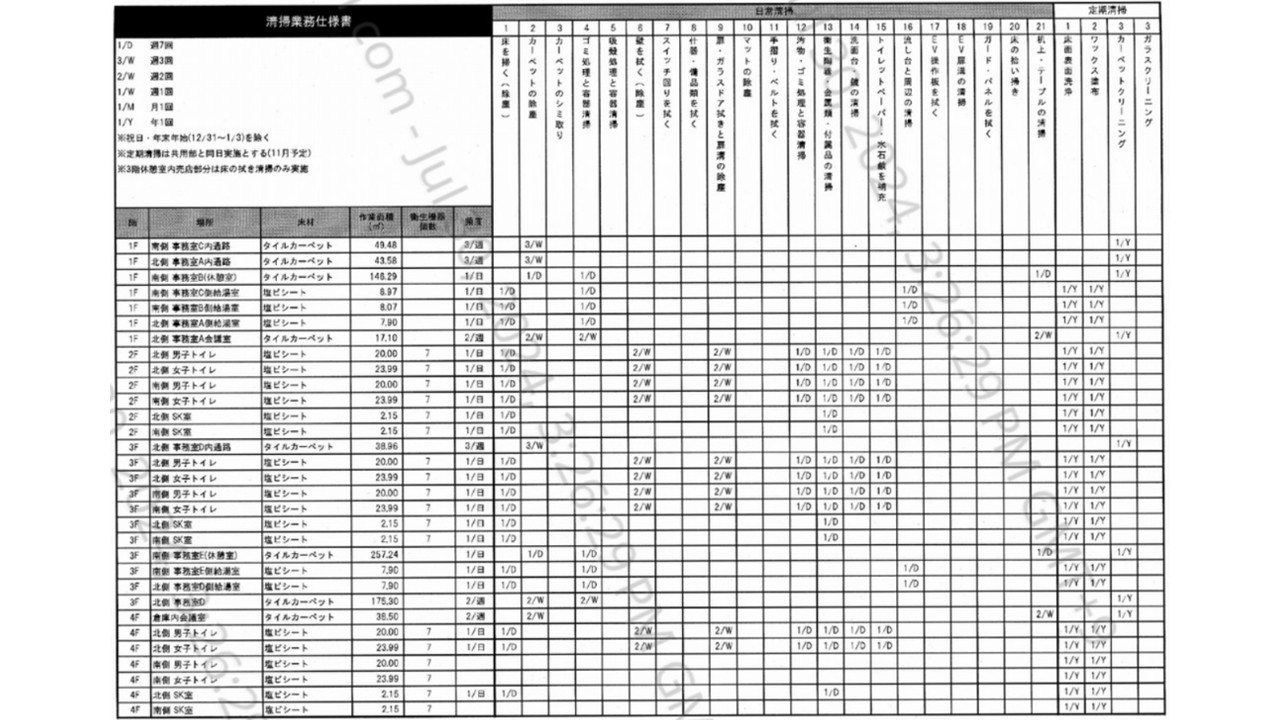
#> input picture schedule_image/清掃スケジュール.jpg, 1280 x 720 px
$ python preprocess_image.py
#> lines starting #> are read from the running program, lines starting #| are printed output that depends on the picture
#!/usr/bin/env python
# -*- coding: utf-8 -*-
"""
画像を前処理して、表構造検出を改善

透かし除去、コントラスト強調、ノイズ除去
"""

import cv2
import numpy as np
from pathlib import Path

print("=" * 70)
print("画像前処理ツール")
print("=" * 70)
print()

# 入力画像
input_path = Path("schedule_image/清掃スケジュール.jpg")
output_path = Path("schedule_image/清掃スケジュール_前処理済み.jpg")

# 画像を読み込み
with open(input_path, 'rb') as f:
    file_bytes = np.frombuffer(f.read(), dtype=np.uint8)
image = cv2.imdecode(file_bytes, cv2.IMREAD_COLOR)
#> image is the input picture: shape (720, 1280, 3); min 0, max 255, mean 220.1

print(f"元画像サイズ: {image.shape[1]}x{image.shape[0]}")
#| 元画像サイズ: 1280x720
print()

# グレースケール化
gray = cv2.cvtColor(image, cv2.COLOR_BGR2GRAY)

# 1. ガンマ補正で透かしを薄くする
print("[1/5] ガンマ補正...")
gamma = 0.6  # 暗くする
lookup = np.array([((i / 255.0) ** gamma) * 255 for i in range(256)]).astype(np.uint8)
gray_corrected = cv2.LUT(gray, lookup)
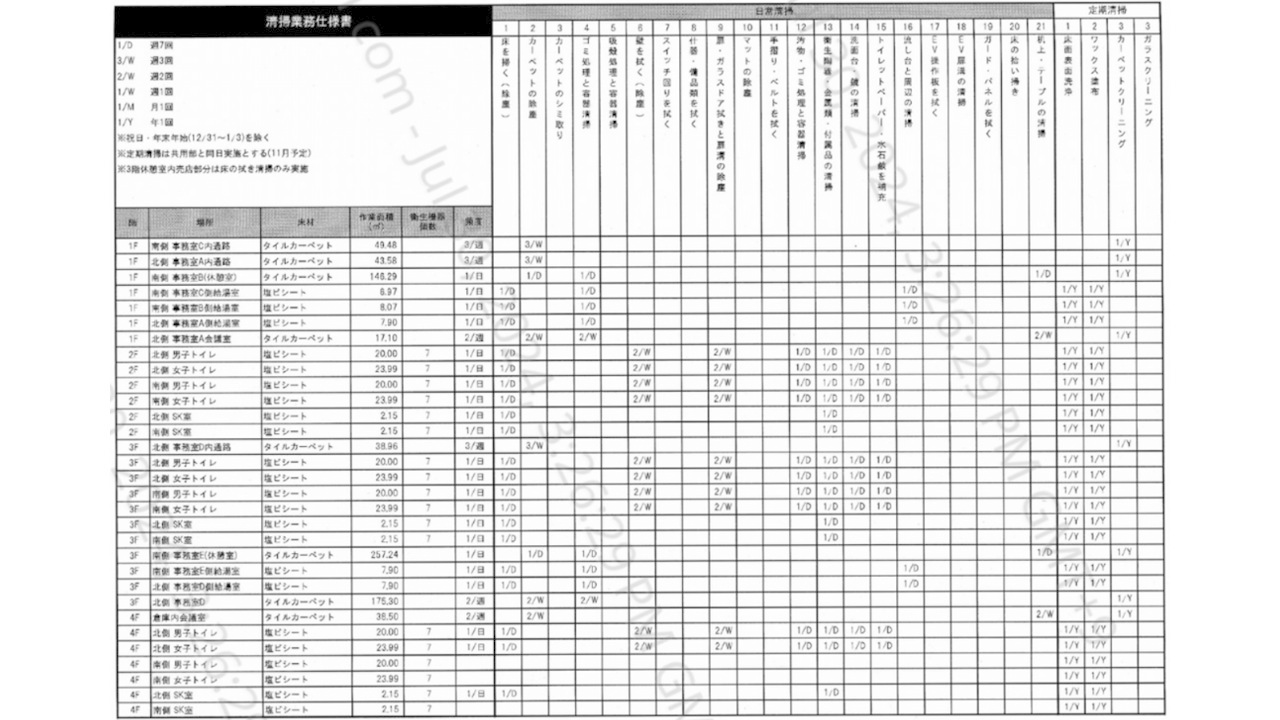
#> gray_corrected: shape (720, 1280); min 0, max 255, mean 229.9

# 2. CLAHEでコントラスト強調
print("[2/5] コントラスト強調...")
clahe = cv2.createCLAHE(clipLimit=4.0, tileGridSize=(8, 8))
gray_clahe = clahe.apply(gray_corrected)

# 3. バイラテラルフィルタでノイズ除去（エッジ保持）
print("[3/5] ノイズ除去...")
gray_filtered = cv2.bilateralFilter(gray_clahe, 9, 75, 75)
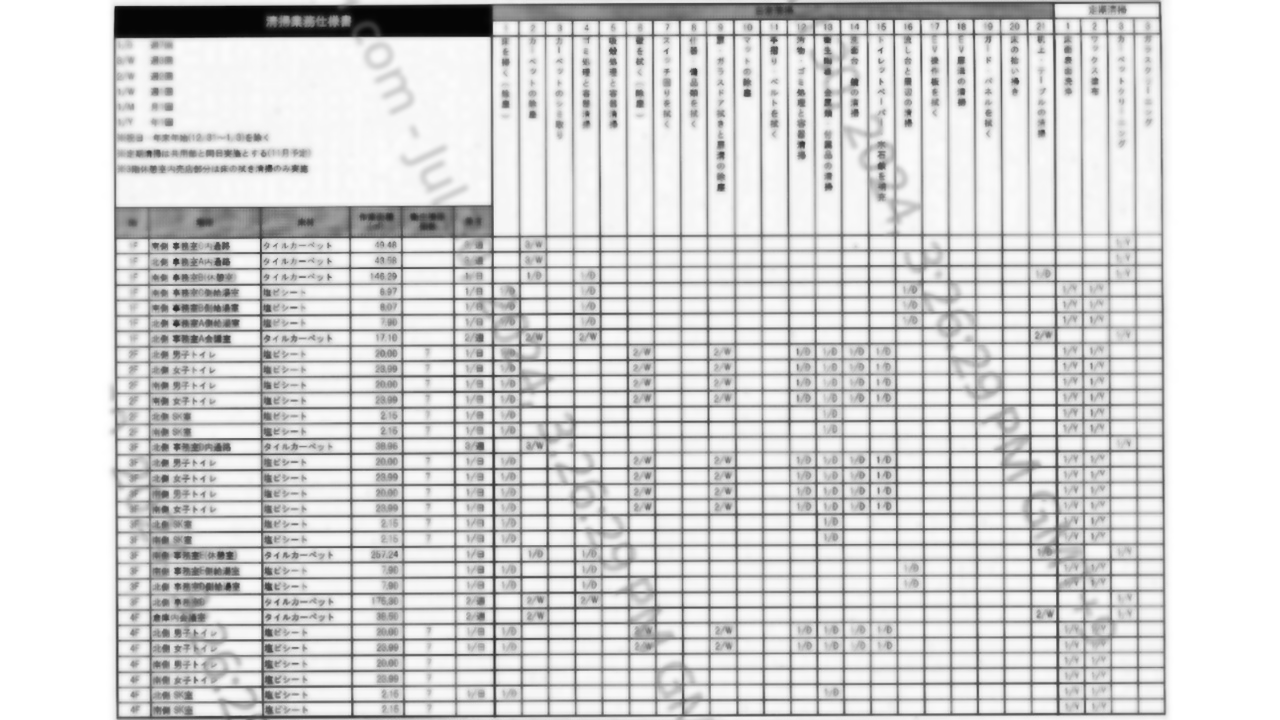
#> gray_filtered: shape (720, 1280); min 4, max 255, mean 212.3

# 4. シャープ化
print("[4/5] シャープ化...")
kernel_sharpen = np.array([[-1,-1,-1],
                           [-1, 9,-1],
                           [-1,-1,-1]])
gray_sharp = cv2.filter2D(gray_filtered, -1, kernel_sharpen)
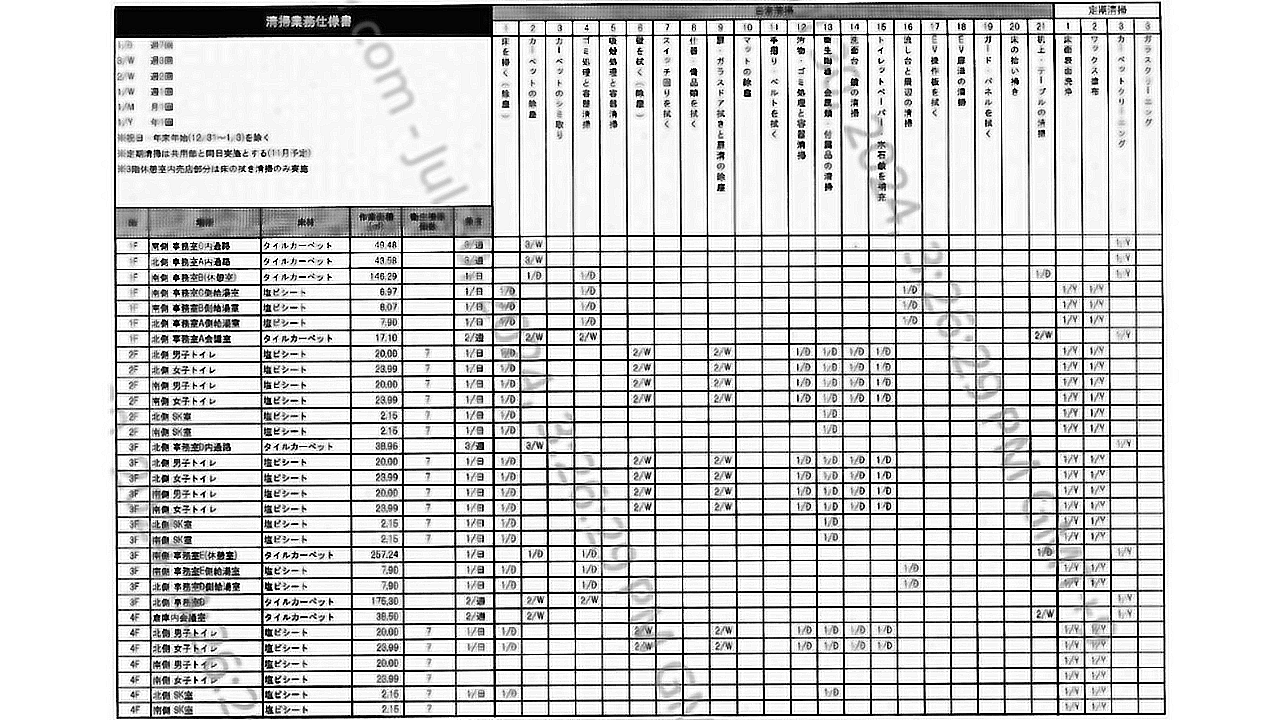
#> gray_sharp: shape (720, 1280); min 0, max 255, mean 208.5

# 5. アンシャープマスク
print("[5/5] 最終調整...")
gaussian = cv2.GaussianBlur(gray_sharp, (9, 9), 10.0)
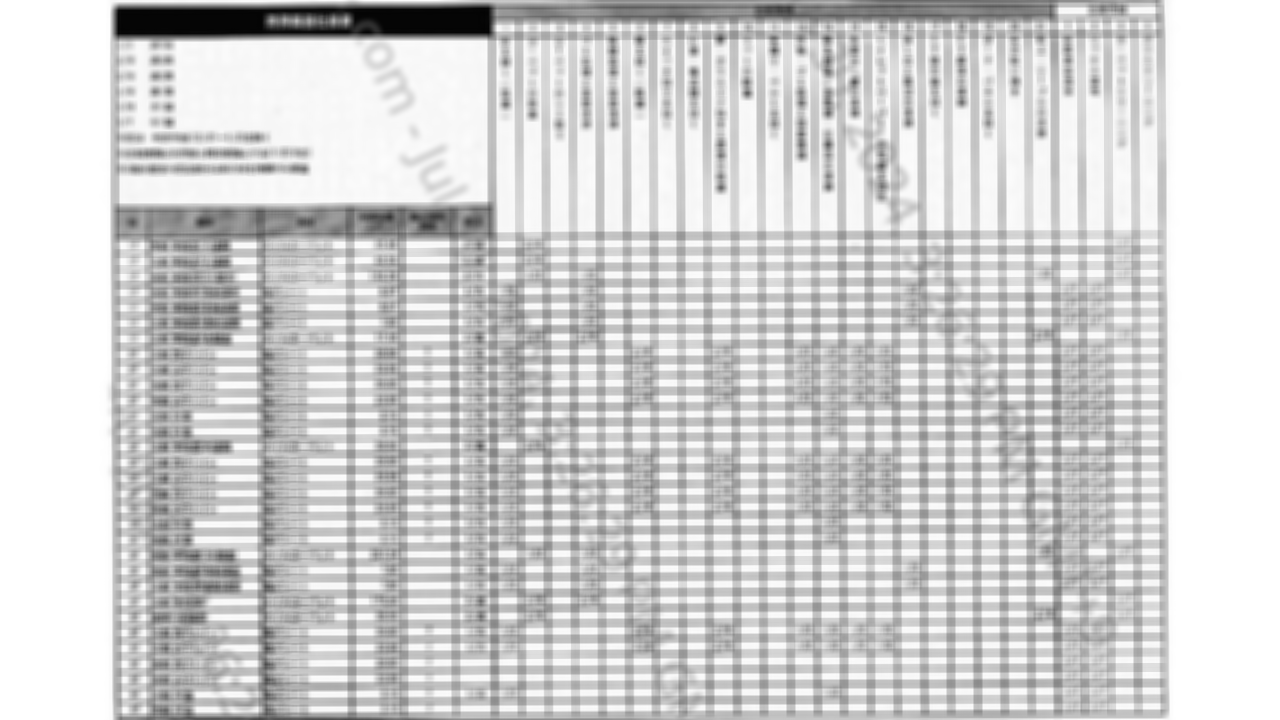
#> gaussian: shape (720, 1280); min 3, max 255, mean 208.4
unsharp = cv2.addWeighted(gray_sharp, 1.5, gaussian, -0.5, 0)

# カラーに戻す（3チャンネル）
result = cv2.cvtColor(unsharp, cv2.COLOR_GRAY2BGR)

# 保存
cv2.imwrite(str(output_path), result)

print()
print("=" * 70)
print("[OK] 前処理完了！")
print("=" * 70)
print()
print(f"出力ファイル: {output_path}")
print()
print("次のステップ:")
print("  1. 前処理済み画像を確認")
print(f"     → {output_path}")
print()
print("  2. 前処理済み画像で変換を実行")
print("     → python main.py --cli schedule_image/清掃スケジュール_前処理済み.jpg -o 結果.xlsx")
print()

# 比較画像を保存
comparison = np.hstack([
    cv2.cvtColor(gray, cv2.COLOR_GRAY2BGR),
    result
])
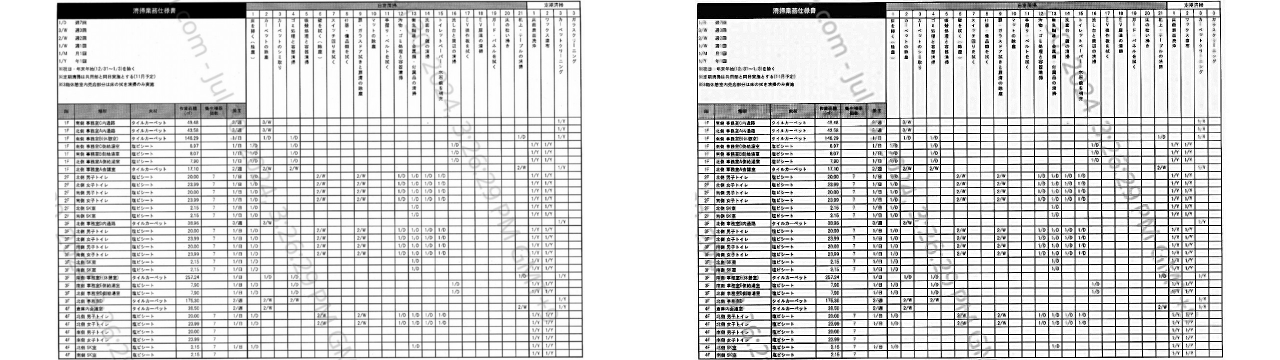
#> comparison: shape (720, 2560, 3) (shown at 1/2 size); min 0, max 255, mean 214.1
comparison_path = Path("debug_output/前処理_比較.jpg")
comparison_path.parent.mkdir(exist_ok=True)
cv2.imwrite(str(comparison_path), comparison)

print(f"比較画像も保存しました: {comparison_path}")
print("  （左: 元画像、右: 前処理後）")
print()

$ run again, with schedule_image/貂・祉繧ｹ繧ｱ繧ｸ繝･繝ｼ繝ｫ_蜑榊・逅・ｸ医∩.jpg copied over schedule_image/清掃スケジュール.jpg
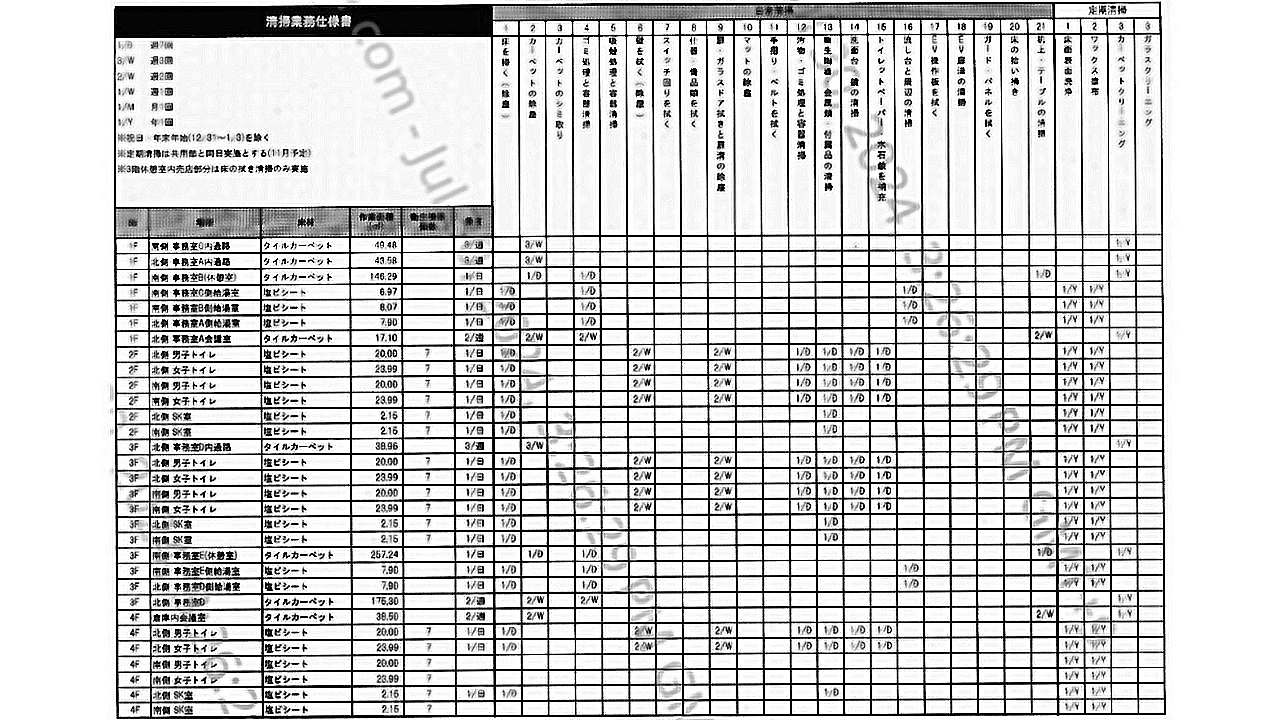
#> input picture schedule_image/貂・祉繧ｹ繧ｱ繧ｸ繝･繝ｼ繝ｫ_蜑榊・逅・ｸ医∩.jpg, 1280 x 720 px
#> image is the input picture: shape (720, 1280, 3); min 0, max 255, mean 207.9
#| 元画像サイズ: 1280x720
#> `gaussian = cv2.GaussianBlur(gray_sharp, (9, 9), 10.0)`:
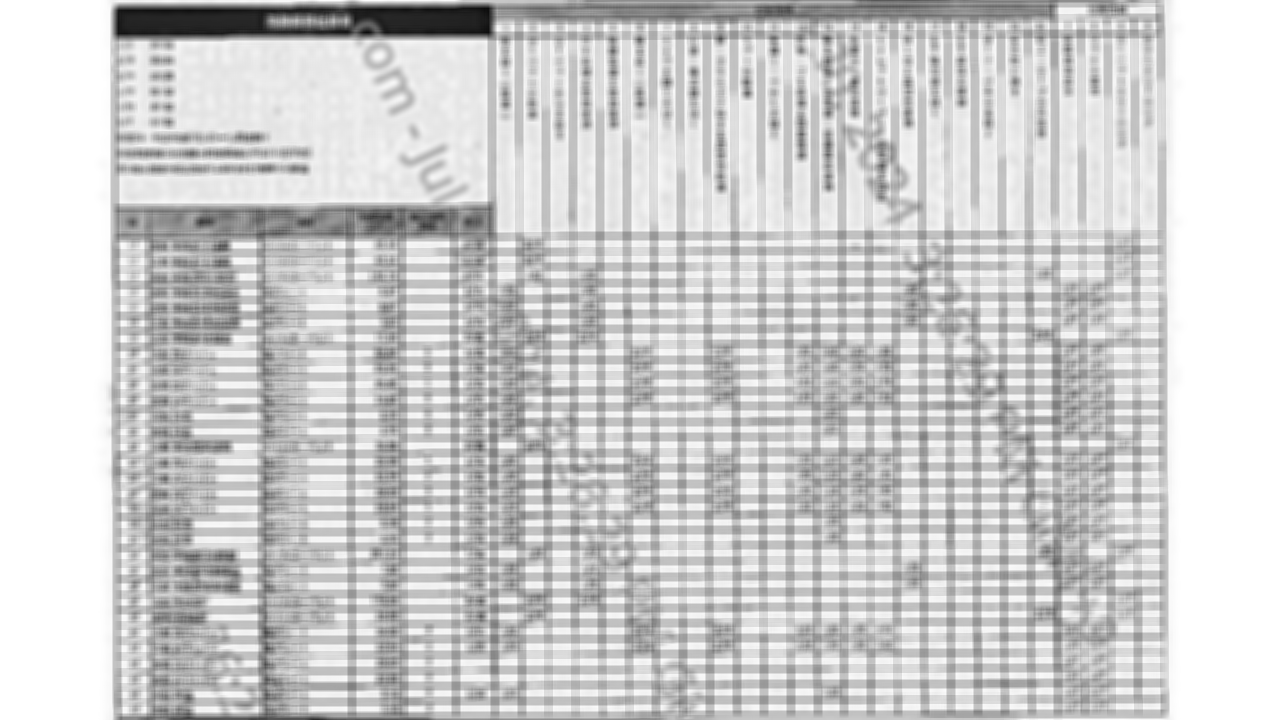
#> gaussian: shape (720, 1280); min 11, max 255, mean 205.2
#> `comparison = np.hstack([ cv2.cvtColor(gray, cv2.COLOR_GRAY2BGR), resul..`:
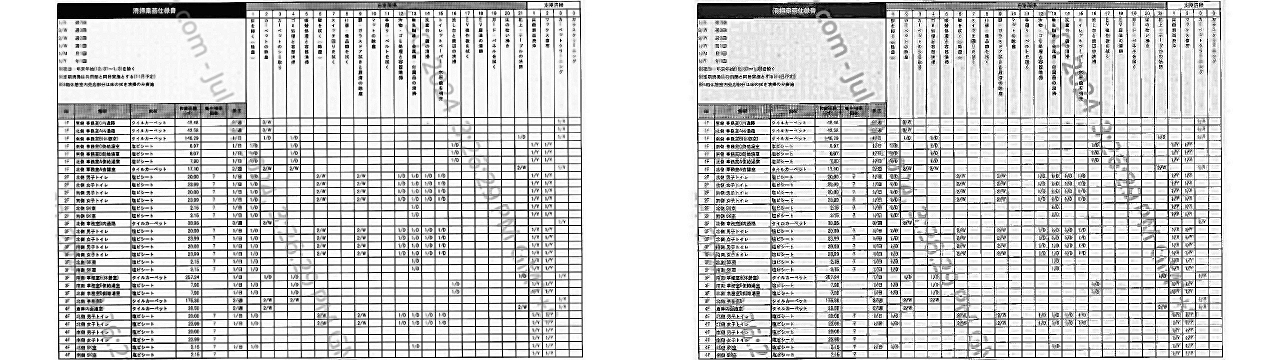
#> comparison: shape (720, 2560, 3) (shown at 1/2 size); min 0, max 255, mean 206.8
